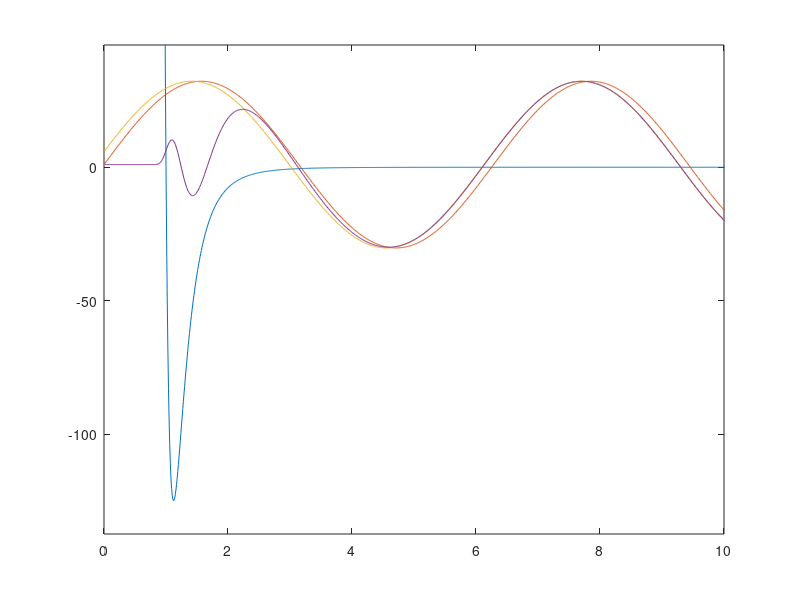

Recreate this plot in MATLAB.
function trial3
%% Function definitions
V_LJ    = @(A, C6, C12, r, el, mu) A*(C12./r.^12 - C6./r.^6) + el*(el + 1)./(2*mu*r.^2);

%Wavevector definition (with hBar = 1)
k       = @(m, E) sqrt(2*m*E);

% Analytic aymptotic solution
inTrig = @(z, k, el) k.*z - el*pi/2;
yAsym  = @(z, k, el, delL) (sin(inTrig(z, k, el)) + tan(delL)*cos(inTrig(z, k, el)));
fDelL  = @(z, k, el, numY) atan((numY(2)*sin(inTrig(z(1), k, el)) - numY(1)*sin(inTrig(z(2), k, el)))/...
                                (numY(1)*cos(inTrig(z(2), k, el)) - numY(2)*cos(inTrig(z(1), k, el))));

% General Numerov propagator (used for linear second order differential equations)
% INPUTS
%   d: grid spacing (grid must be equidistanct)
%   k: 3 element squared wavevector, [k_n-2, k_n-1, k_n] where k_i is the position at a specified index i, and i = n is the current index
%   R: 2 element value vector,       [R_n-2, R_n-1]      where R(z) is the scaled radial wavefunction being solved for
numerov  = @(d, k, R) ((2 - (10*d^2/12)*k(2))*R(2) - (1 + (d^2/12)*k(1))*R(1))/(1 + (d^2/12)*k(3));

%% Problem spceifics
% Region
zStart = 0.01;
zEnd   = 1000;

% mass
m      = 0.5;

%Potential coefficients
A      = 500;
C6     = 1;
C12    = 1;

%% Setup
% Partial wave
el = 0;

% Incoming energy
Einc = 1;

% Choose the type of potential
V    = @(r) V_LJ(A, C6, C12, r, el, m);
kLoc = @(r) k(m, Einc - V(r)); % local wavevector

d = 0.01;
    
% z - the interparticle spacing
z = zStart:d:zEnd;
    
% Initialize solution vector
yNum = nan(1,length(z));
yNum(1) = 1e-10; %arbitrary
yNum(2) = (1 + k(m, V(z(1)) - Einc)*d)*yNum(1); % assume linear first step

%% Solver
% Propagate radial function from within classically forbidden region
for i = 3:length(z)
    yNum(i) = numerov(d, kLoc(z([i-2 i-1 i])).^2, yNum([i-2 i-1]));
end

delL = fDelL(z([end end-1]), kLoc(z([end end-1])), el, yNum([end end-1]));
norm = yAsym(z(end), k(m, Einc), el, delL)/yNum(end);
yNum = norm*yNum;

figure;
plot(z, V(z),...
     z, (-min(V(z))/(4*max(yAsym(z, k(m, Einc), el, 0))))*yAsym(z, k(m, Einc), el, 0) + Einc,...
     z, (-min(V(z))/(4*max(yAsym(z, k(m, Einc), el, delL))))*yAsym(z, k(m, Einc), el, delL) + Einc,...
     z, (-min(V(z))/(4*max(yNum)))*yNum + Einc)
ylim([min(V(z)) -min(V(z))/3]*1.1)
xlim([0 10])
end